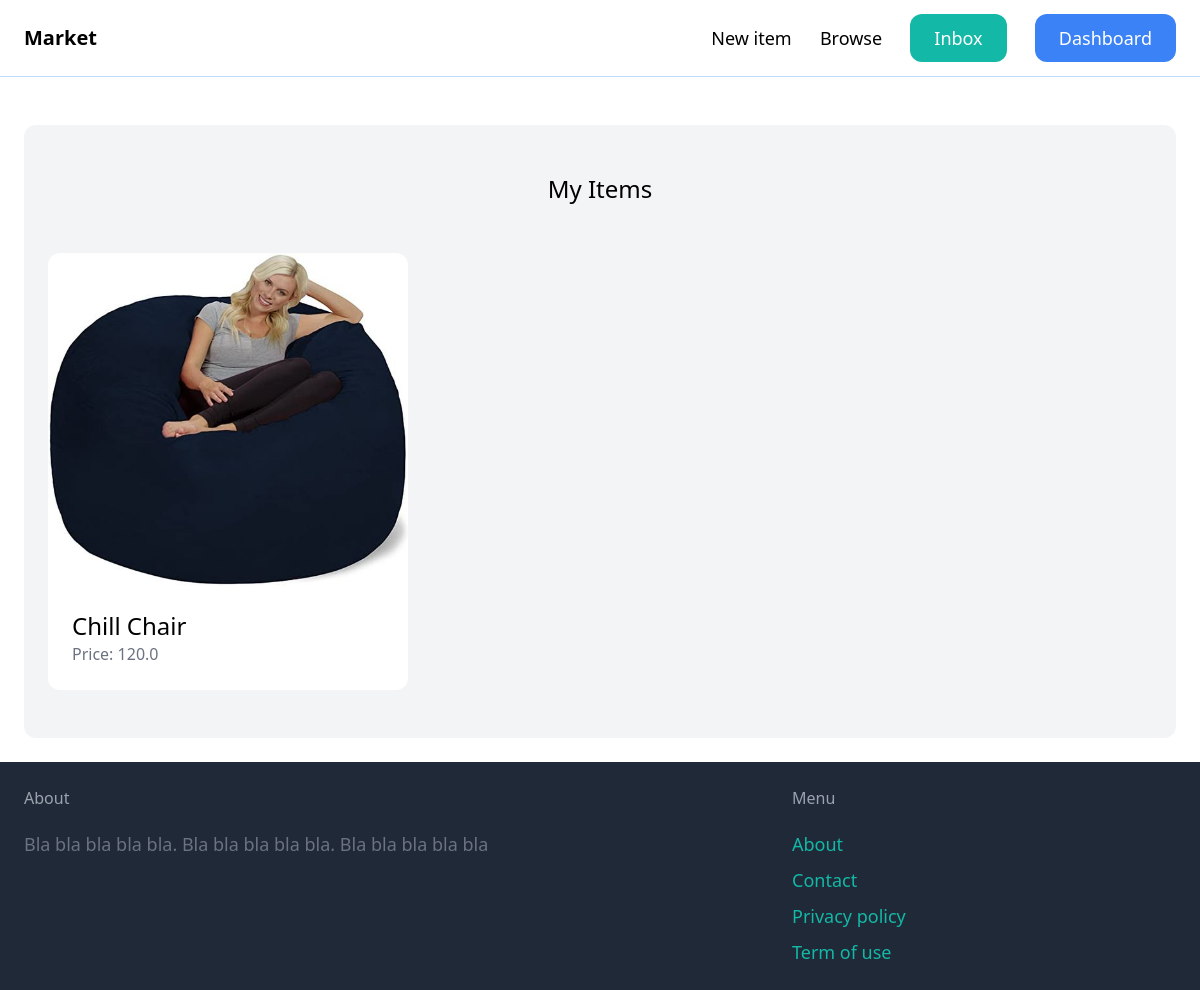
The app's page /dashboard (signed in) with its own data.
### item/models.py (models this page shows, shortened)
class Item(models.Model):
    category = models.ForeignKey(Category, related_name='items', on_delete=models.CASCADE)
    name = models.CharField(max_length=255)
    description = models.TextField(blank=True, null=True)
    price = models.FloatField()
    image = models.ImageField(upload_to='item_images', blank=True, null=True)
    is_sold = models.BooleanField(default=False)
    created_by = models.ForeignKey(User, related_name='items', on_delete=models.CASCADE)
    created_at = models.DateTimeField(auto_now_add=True)

### dashboard/views.py (the view)
# urls.py: path('', views.index, name='index'),
@login_required
def index(request):
    items = Item.objects.filter(created_by=request.user)
    return render(request, 'dashboard/index.html', {
        'items': items,
    })

### dashboard/templates/dashboard/index.html (shortened to what this page needs)
{% extends 'core/base.html' %}
{% block content %}
    <div class="mt-6 px-6 py-12 bg-gray-100 rounded-xl">
        <h2 class='mb-12 text-2xl text-center'>My Items</h2>
        <div class="grid grid-cols-3 gap-3">
            {% for item in items%}
                <div>
                    <a href="{% url 'item:detail' item.id %}">
                        <div>
                            <img src="{{ item.image.url }}" class="rounded-t-xl" style="width: 100%">
                        </div>
                        <div class="p-6 bg-white rounded-b-xl">
                            <h2 class="text-2xl">{{ item.name }}</h2>
                            <p class="text-gray-500">Price: {{ item.price }}</p>
                        </div>
                    </a>
                </div>
            {% endfor %}
        </div>
    </div>
{% endblock %}

### records on screen
Item: image (picture), name "Chill Chair", price "120.0"
